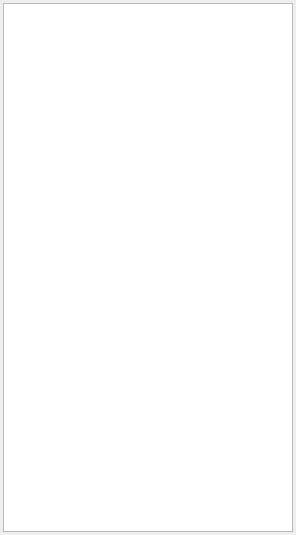
<?xml version="1.0" encoding="UTF-8"?>
<ui version="4.0">
 <class>ScenePanel</class>
 <widget class="QWidget" name="ScenePanel">
  <property name="geometry">
   <rect>
    <x>0</x>
    <y>0</y>
    <width>296</width>
    <height>535</height>
   </rect>
  </property>
  <property name="sizePolicy">
   <sizepolicy hsizetype="Preferred" vsizetype="Minimum">
    <horstretch>0</horstretch>
    <verstretch>0</verstretch>
   </sizepolicy>
  </property>
  <property name="windowTitle">
   <string>Form</string>
  </property>
  <layout class="QGridLayout" name="gridLayout">
   <property name="sizeConstraint">
    <enum>QLayout::SetMinimumSize</enum>
   </property>
   <property name="leftMargin">
    <number>3</number>
   </property>
   <property name="topMargin">
    <number>3</number>
   </property>
   <property name="rightMargin">
    <number>3</number>
   </property>
   <property name="bottomMargin">
    <number>3</number>
   </property>
   <property name="spacing">
    <number>0</number>
   </property>
   <item row="0" column="0">
    <widget class="QListWidget" name="LW_SceneObjects">
     <property name="sizePolicy">
      <sizepolicy hsizetype="Preferred" vsizetype="Preferred">
       <horstretch>0</horstretch>
       <verstretch>0</verstretch>
      </sizepolicy>
     </property>
     <property name="frameShape">
      <enum>QFrame::StyledPanel</enum>
     </property>
     <property name="frameShadow">
      <enum>QFrame::Plain</enum>
     </property>
     <property name="verticalScrollBarPolicy">
      <enum>Qt::ScrollBarAsNeeded</enum>
     </property>
     <property name="horizontalScrollBarPolicy">
      <enum>Qt::ScrollBarAsNeeded</enum>
     </property>
     <property name="sizeAdjustPolicy">
      <enum>QAbstractScrollArea::AdjustToContents</enum>
     </property>
     <property name="alternatingRowColors">
      <bool>false</bool>
     </property>
    </widget>
   </item>
  </layout>
 </widget>
 <resources/>
 <connections/>
</ui>
